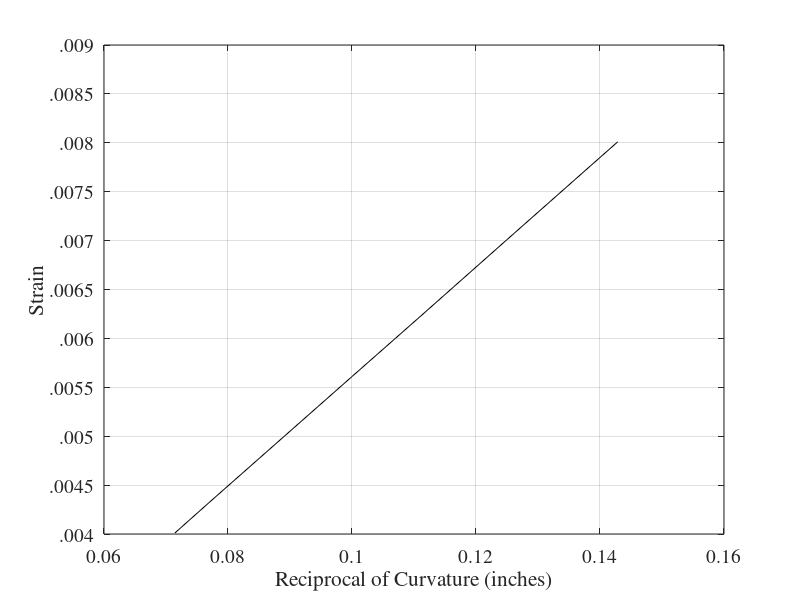

Write the MATLAB code that produced this figure. (Note: this script raises an error after producing the figure.)

radii = [7,8,9,10,13,14];
strain = [.00891,.00865,.00647,.00602,.00549,.00526];
radiiR = 1./radii;

strainWheat = [.00801,.00701,.00623,.00561,.00432,.00401];

% plot(radii,strain,'k');
% yticks([0.005 .0055 .006 .0065 .007 .0075 .008 .0085 .009 .0095])
% yticklabels({'0.005', '.0055' ,'.006' ,'.0065', '.007' ,'.0075' ,'.008' ,'.0085' ,'.009' ,'.0095'});
% xlabel("Curvature (inches)");
% ylabel("Strain");
% grid on
% set(gca,'FontName','Times');
% set(gca,'FontSize',14);

% plot(radiiR,strain,'k');
% yticks([0.005 .0055 .006 .0065 .007 .0075 .008 .0085 .009 .0095])
% yticklabels({'0.005', '.0055' ,'.006' ,'.0065', '.007' ,'.0075' ,'.008' ,'.0085' ,'.009' ,'.0095'});
% xlabel("Reciprocal of Curvature (inches)");
% ylabel("Strain");
% grid on
% set(gca,'FontName','Times');
% set(gca,'FontSize',14);

plot(radiiR,strainWheat,'k');
yticks([.003 .0035 .004 .0045 0.005 .0055 .006 .0065 .007 .0075 .008 .0085 .009 .0095])
yticklabels({'.003','.0035','.004','.0045','.005', '.0055' ,'.006' ,'.0065', '.007' ,'.0075' ,'.008' ,'.0085' ,'.009' ,'.0095'});
xlabel("Reciprocal of Curvature (inches)");
ylabel("Strain");
grid on
set(gca,'FontName','Times');
set(gca,'FontSize',14);

mdl = fitlm(radiiR,strainWheat);
mdl.Rsquared.Ordinary